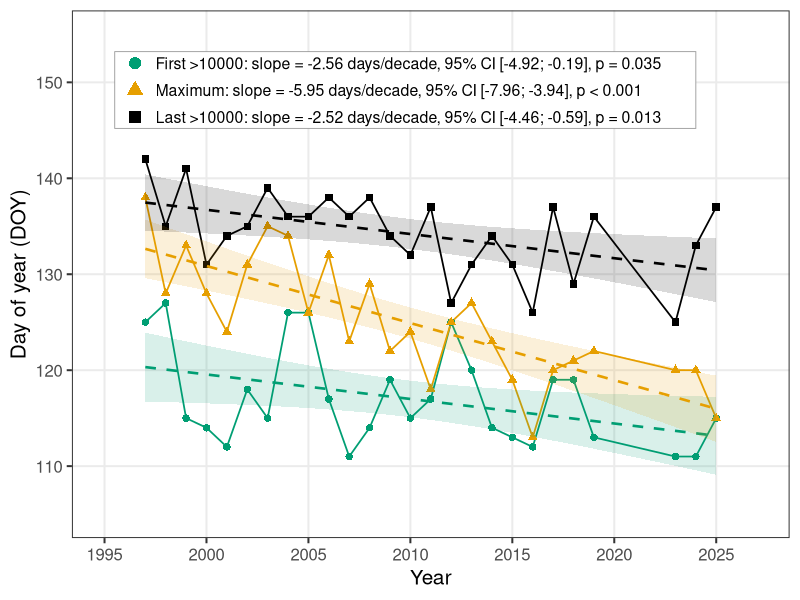
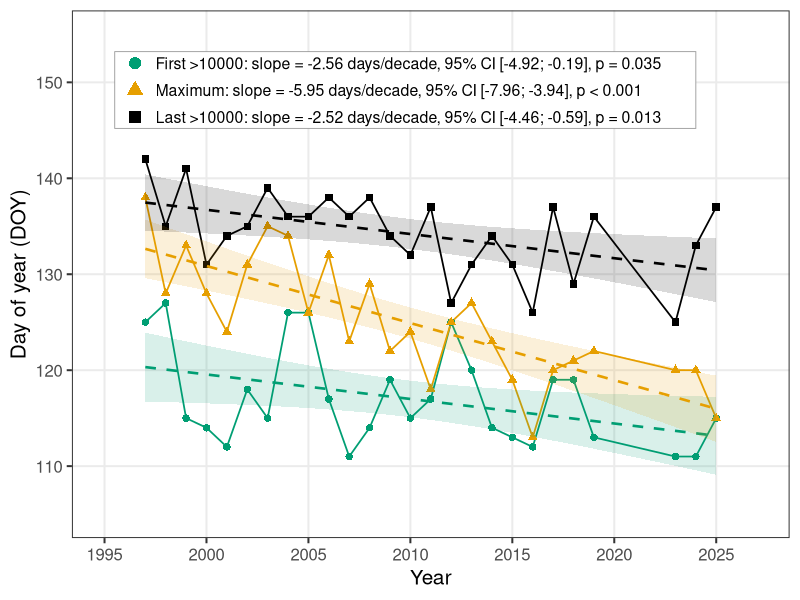

The R script that drew these images, in order:
# ============================================================
# Goose congregations 1997-2025 (DOY scale, temp-plot style)
# ============================================================
library(ggplot2)
library(dplyr)
library(tidyr)
setwd("/***")
df <- read.csv2("Congregations.csv", header = TRUE, check.names = FALSE,
                fileEncoding = "UTF-8-BOM", dec = ",", sep = ";",
                na.strings = c("", "NA", " "),
                strip.white = TRUE,
                stringsAsFactors = FALSE)
names(df) <- c("Year", "First", "Max", "Last")
df <- df %>%
  mutate(across(everything(), ~ suppressWarnings(as.numeric(as.character(.)))))
df_long <- df %>%
  pivot_longer(-Year, names_to = "Stage", values_to = "Day") %>%
  filter(!is.na(Day)) %>%
  mutate(Stage = factor(Stage,
                        levels = c("First", "Max", "Last"),
                        labels = c("First >10000", "Maximum", "Last >10000")))
pal <- c("First >10000" = "#009E73",   # bluish green
         "Maximum"     = "#E69F00",   # orange
         "Last >10000" = "#000000")   # black
stats_tbl <- df_long %>%
  group_by(Stage) %>%
  summarise(
    slope = coef(lm(Day ~ Year))["Year"] * 10,        # days per decade
    ci_lo = confint(lm(Day ~ Year))["Year", 1] * 10,
    ci_hi = confint(lm(Day ~ Year))["Year", 2] * 10,
    p     = summary(lm(Day ~ Year))$coefficients["Year", "Pr(>|t|)"],
    .groups = "drop"
  ) %>%
  mutate(
    p_txt = ifelse(p < 0.001, "< 0.001", sprintf("= %.3f", p)),
    label = sprintf("%s: slope = %.2f days/decade, 95%% CI [%.2f; %.2f], p %s",
                    Stage, slope, ci_lo, ci_hi, p_txt)
  )
ann_df <- stats_tbl %>%
  mutate(
    y      = 152 - (row_number() - 1) * 2.8,
    x_icon = 1996.5,
    x_text = 1997.5
  )
p <- ggplot(df_long, aes(Year, Day, colour = Stage, fill = Stage)) +
  # Main data lines and points
  geom_line(aes(group = Stage), linewidth = 0.6) +
  geom_point(aes(shape = Stage), size = 2.2) +
  geom_smooth(method = "lm", formula = y ~ x, se = TRUE,
              alpha = 0.15, linewidth = 0.9, linetype = "dashed",
              show.legend = FALSE) +
  annotate("rect",
           xmin = 1995.5, xmax = 2024,
           ymin = min(ann_df$y) - 1.2,
           ymax = max(ann_df$y) + 1.2,
           fill = "white", colour = "grey60", linewidth = 0.3) +
  geom_point(data = ann_df,
             aes(x = x_icon, y = y, colour = Stage, shape = Stage),
             size = 3.8, inherit.aes = FALSE) +
  geom_text(data = ann_df,
            aes(x = x_text, y = y, label = label),
            hjust = 0, vjust = 0.5, size = 4,
            colour = "black", inherit.aes = FALSE) +
  scale_colour_manual(values = pal) +
  scale_fill_manual(values = pal) +
  scale_shape_manual(values = c("First >10000" = 16,   # circle
                                "Maximum"     = 17,   # triangle
                                "Last >10000" = 15)) + # square
  coord_cartesian(xlim = c(1995, 2027), ylim = c(105, 155)) +
  scale_y_continuous(breaks = seq(110, 150, 10)) +
  scale_x_continuous(breaks = seq(1995, 2025, 5)) +
  labs(
    x = "Year",
    y = "Day of year (DOY)",
    colour = NULL, shape = NULL,
    ) +
 theme_bw(base_size = 15) +
  theme(
    legend.position = "none",                # legend is now inside the block
    panel.grid.minor = element_blank(),
    plot.title = element_text(hjust = 0.5, face = "bold"),
    plot.subtitle = element_text(hjust = 0.5, colour = "grey30")
  )
print(p)
ggsave("congregations_trends.tiff", plot = p,
       device = "tiff", width = 10, height = 6.5, units = "in",
       dpi = 600, compression = "lzw")
